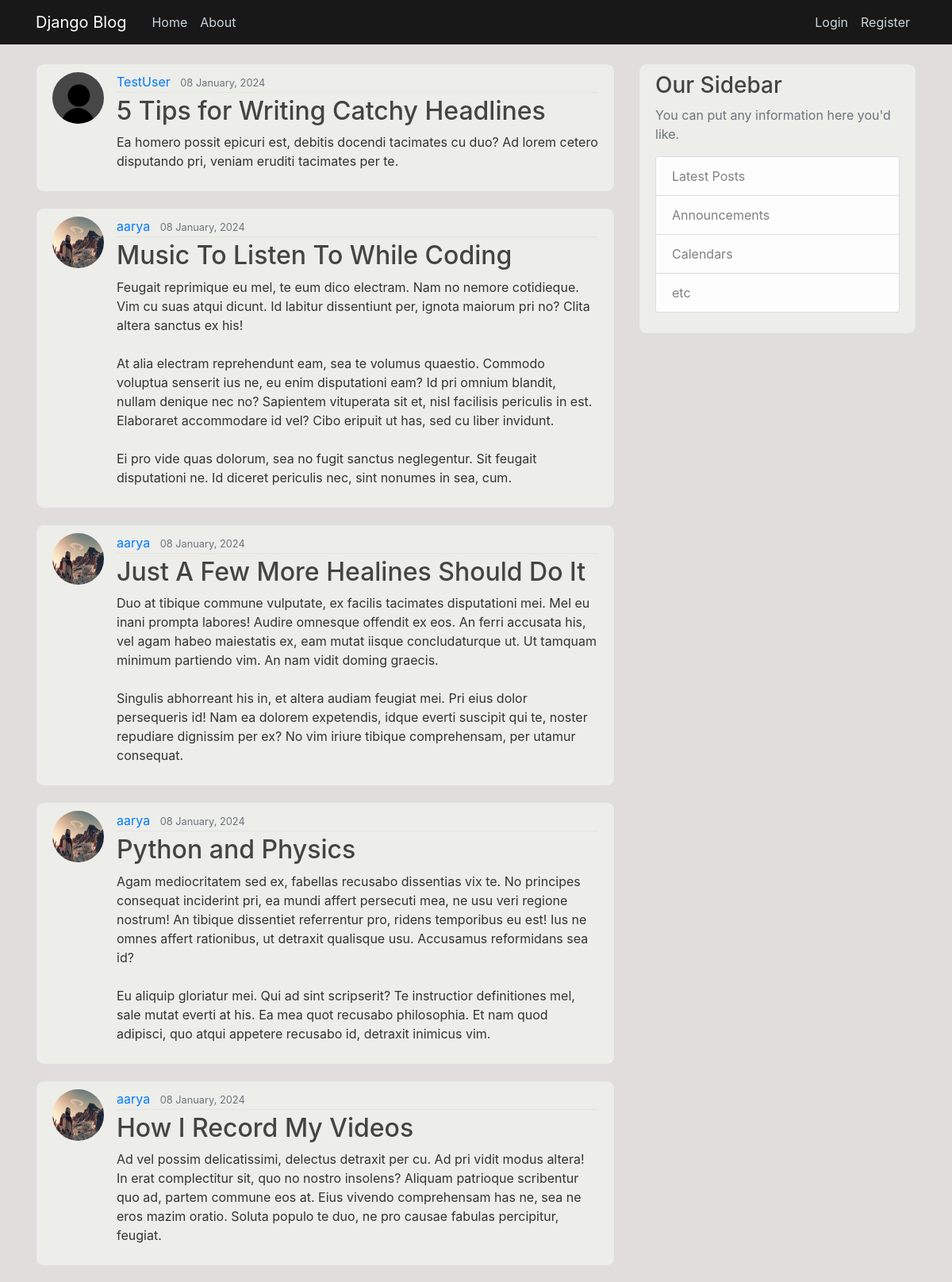
The page / on the database its author committed.
### blog/models.py (models this page shows, shortened)
class Post(models.Model):
    title = models.CharField(max_length=100)
    content = models.TextField()
    date_posted = models.DateTimeField(default=timezone.now)
    author = models.ForeignKey(User, on_delete=models.CASCADE)

### users/models.py (models this page shows, shortened)
class Profile(models.Model):
    user = models.OneToOneField(User, on_delete=models.CASCADE)
    image = models.ImageField(default='default.jpg', upload_to='profile_pics')

### blog/views.py (the view)
# urls.py: path('',PostListView.as_view() , name='blog-home'),
class PostListView(ListView):
    model = Post
    template_name = 'blog/home.html'
    context_object_name = 'posts'
    ordering = ['-date_posted']
    paginate_by = 5

### blog/templates/blog/home.html
{% extends "blog/base.html" %}
{% block content %}
  {% for post in posts %}
    <article class="media content-section">
      <img class="rounded-circle article-img" src="{{ post.author.profile.image.url }}">
      <div class="media-body">
        <div class="article-metadata">
          <a class="mr-2" href="#">{{ post.author }}</a>
          <small class="text-muted">{{ post.date_posted|date:"d F, Y" }}</small>
        </div>
        <h2><a class="article-title" href="{% url 'post-detail' post.id %}">{{ post.title }}</a></h2>
        <p class="article-content">{{ post.content }}</p>
      </div>
    </article>
  {% endfor %}
{% endblock content %}

### blog/static/blog/main.css (style rules this page uses)
body { background: #e2dddd; color: #333333; margin-top: 5rem; }
h1, h2, h3, h4, h5, h6 { color: #444444; }
.content-section { background: #edede9; padding: 10px 20px; border: 1px solid #dddddd; border-radius: 10px; margin-bottom: 20px; }
.article-title { color: #444444; }
.article-content { white-space: pre-line; }
.article-img { height: 65px; width: 65px; margin-right: 16px; }
.article-metadata { padding-bottom: 1px; margin-bottom: 4px; border-bottom: 1px solid #e3e3e3 }

### rows shown on the page
Post: author.profile.image (placeholder picture), author "TestUser", date_posted "08 January, 2024", title "5 Tips for Writing Catchy Headlines", content "Ea homero possit epicuri est, debitis docendi tacimates cu duo? Ad lorem cetero disputando pri, veniam eruditi tacimates per te."
Post: author.profile.image (picture), author "aarya", date_posted "08 January, 2024", title "Music To Listen To While Coding", content "Feugait reprimique eu mel, te eum dico electram. Nam no nemore cotidieque. Vim cu suas atqui dicunt. Id labitur dissentiunt per, ignota maiorum pri no? Clita altera sanctus ex his! At alia electram reprehendunt eam, sea te volumus quaestio. Commodo voluptua senserit ius ne, eu enim disputationi eam? Id pri omnium blandit, nullam denique nec no? Sapientem vituperata sit et, nisl facilisis periculis in est. Elaboraret accommodare id vel? Cibo eripuit ut has, sed cu liber invidunt. Ei pro vide quas dolorum, sea no fugit sanctus neglegentur. Sit feugait disputationi ne. Id diceret periculis nec, sint nonumes in sea, cum."
Post: author.profile.image (picture), author "aarya", date_posted "08 January, 2024", title "Just A Few More Healines Should Do It", content "Duo at tibique commune vulputate, ex facilis tacimates disputationi mei. Mel eu inani prompta labores! Audire omnesque offendit ex eos. An ferri accusata his, vel agam habeo maiestatis ex, eam mutat iisque concludaturque ut. Ut tamquam minimum partiendo vim. An nam vidit doming graecis. Singulis abhorreant his in, et altera audiam feugiat mei. Pri eius dolor persequeris id! Nam ea dolorem expetendis, idque everti suscipit qui te, noster repudiare dignissim per ex? No vim iriure tibique comprehensam, per utamur consequat."
Post: author.profile.image (picture), author "aarya", date_posted "08 January, 2024", title "Python and Physics", content "Agam mediocritatem sed ex, fabellas recusabo dissentias vix te. No principes consequat inciderint pri, ea mundi affert persecuti mea, ne usu veri regione nostrum! An tibique dissentiet referrentur pro, ridens temporibus eu est! Ius ne omnes affert rationibus, ut detraxit qualisque usu. Accusamus reformidans sea id? Eu aliquip gloriatur mei. Qui ad sint scripserit? Te instructior definitiones mel, sale mutat everti at his. Ea mea quot recusabo philosophia. Et nam quod adipisci, quo atqui appetere recusabo id, detraxit inimicus vim."
Post: author.profile.image (picture), author "aarya", date_posted "08 January, 2024", title "How I Record My Videos", content "Ad vel possim delicatissimi, delectus detraxit per cu. Ad pri vidit modus altera! In erat complectitur sit, quo no nostro insolens? Aliquam patrioque scribentur quo ad, partem commune eos at. Eius vivendo comprehensam has ne, sea ne eros mazim oratio. Soluta populo te duo, ne pro causae fabulas percipitur, feugiat."
